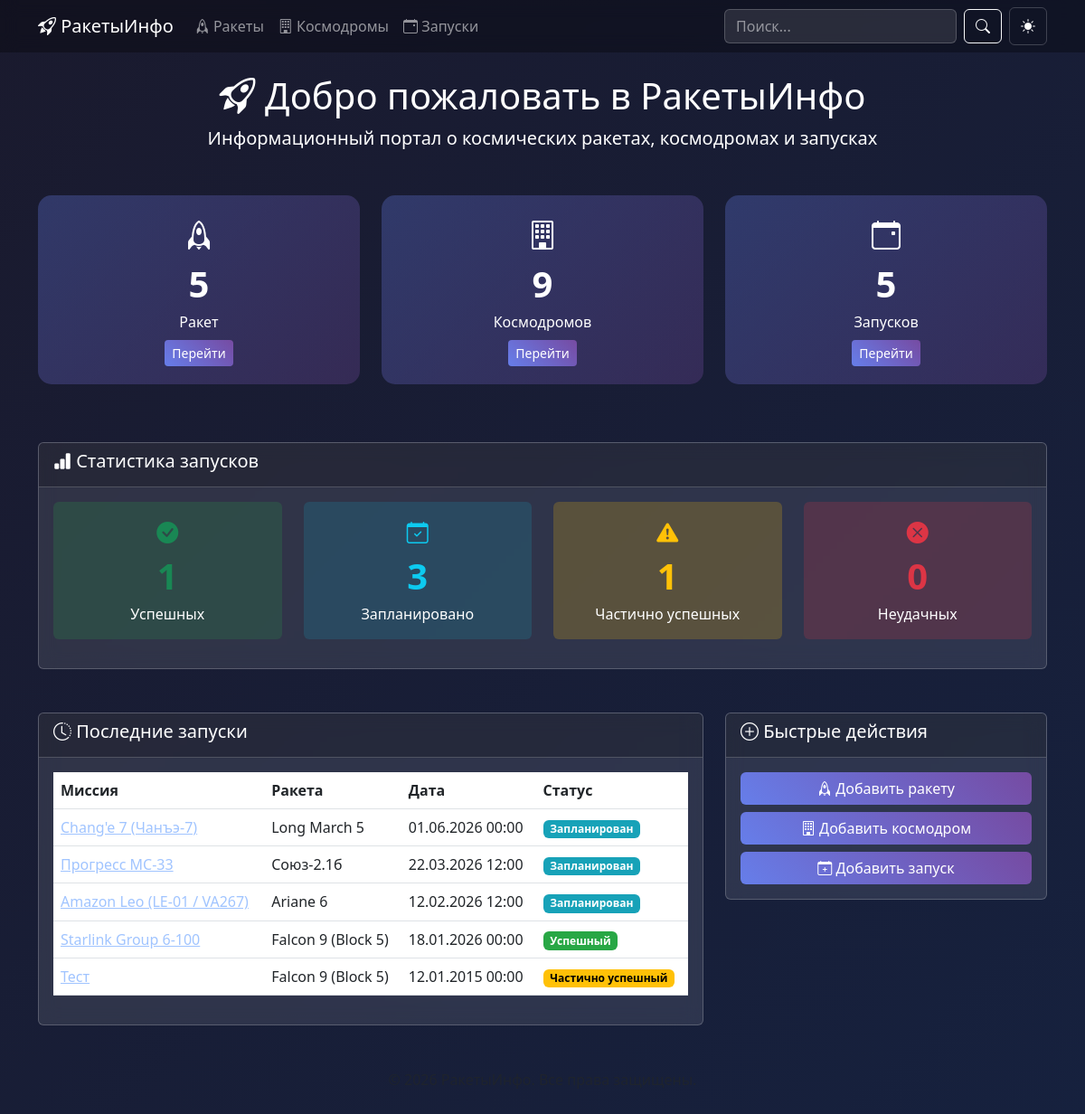
The page / on the database its author committed.
### rockets/models.py (models this page shows, shortened)
class Launch(models.Model):
    STATUS_CHOICES = [
        ('success', 'Успешный'),
        ('failure', 'Неудачный'),
        ('partial', 'Частично успешный'),
        ('planned', 'Запланирован'),
    ]
    mission_name = models.CharField('Название миссии', max_length=300)
    rocket = models.ForeignKey(Rocket, on_delete=models.CASCADE, related_name='launches', verbose_name='Ракета')
    cosmodrome = models.ForeignKey(Cosmodrome, on_delete=models.CASCADE, related_name='launches', verbose_name='Космодром')
    launch_date = models.DateTimeField('Дата и время запуска')
    status = models.CharField('Статус', max_length=20, choices=STATUS_CHOICES, default='planned')
    payload = models.CharField('Полезная нагрузка', max_length=500, blank=True)
    orbit = models.CharField('Орбита', max_length=100, blank=True)
    description = models.TextField('Описание миссии', blank=True)
    created_at = models.DateTimeField('Дата создания', auto_now_add=True)
    class Meta:
        verbose_name = 'Запуск'
        verbose_name_plural = 'Запуски'
        ordering = ['-launch_date']

class Rocket(models.Model):
    ROCKET_TYPES = [
        ('orbital', 'Орбитальная'),
        ('suborbital', 'Суборбитальная'),
        ('heavy', 'Тяжёлая'),
        ('super_heavy', 'Сверхтяжёлая'),
    ]
    STATUS_CHOICES = [
        ('active', 'Активная'),
        ('retired', 'Выведена из эксплуатации'),
        ('development', 'В разработке'),
    ]
    name = models.CharField('Название', max_length=200)
    manufacturer = models.CharField('Производитель', max_length=200)
    country = models.CharField('Страна', max_length=100)
    rocket_type = models.CharField('Тип ракеты', max_length=20, choices=ROCKET_TYPES, default='orbital')
    status = models.CharField('Статус', max_length=20, choices=STATUS_CHOICES, default='active')
    first_flight_year = models.IntegerField('Год первого полёта', null=True, blank=True)
    height = models.DecimalField('Высота (м)', max_digits=6, decimal_places=2, null=True, blank=True)
    diameter = models.DecimalField('Диаметр (м)', max_digits=5, decimal_places=2, null=True, blank=True)
    mass = models.DecimalField('Масса (т)', max_digits=10, decimal_places=2, null=True, blank=True)
    payload_to_leo = models.DecimalField('Полезная нагрузка на НОО (кг)', max_digits=10, decimal_places=2, null=True, blank=True)
    stages = models.IntegerField('Количество ступеней', default=2)
    description = models.TextField('Описание', blank=True)
    class Meta:
        verbose_name = 'Ракета'
        verbose_name_plural = 'Ракеты'
        ordering = ['name']

### rockets/views.py (the view)
# urls.py: path('', views.home, name='home'),
def home(request):
    rockets_count = Rocket.objects.count()
    cosmodromes_count = Cosmodrome.objects.count()
    launches_count = Launch.objects.count()
    recent_launches = Launch.objects.all()[:5]
    success_count = Launch.objects.filter(status='success').count()
    planned_count = Launch.objects.filter(status='planned').count()
    failure_count = Launch.objects.filter(status='failure').count()
    partial_count = Launch.objects.filter(status='partial').count()
    context = {
        'rockets_count': rockets_count,
        'cosmodromes_count': cosmodromes_count,
        'launches_count': launches_count,
        'recent_launches': recent_launches,
        'success_count': success_count,
        'planned_count': planned_count,
        'failure_count': failure_count,
        'partial_count': partial_count,
    }
    return render(request, 'rockets/home.html', context)

### rockets/templates/rockets/home.html (shortened to what this page needs)
{% extends 'rockets/base.html' %}
{% block content %}
<div class="text-center mb-5">
    <h1><i class="bi bi-rocket-takeoff"></i> Добро пожаловать в РакетыИнфо</h1>
    <p class="lead">Информационный портал о космических ракетах, космодромах и запусках</p>
</div>
<div class="row mb-5">
    <div class="col-md-4 mb-3">
        <div class="stat-card">
            <i class="bi bi-rocket" style="font-size: 2rem;"></i>
            <div class="stat-number">{{ rockets_count }}</div>
            <div>Ракет</div>
            <a href="{% url 'rocket_list' %}" class="btn btn-primary btn-sm mt-2">Перейти</a>
        </div>
    </div>
    <div class="col-md-4 mb-3">
        <div class="stat-card">
            <i class="bi bi-building" style="font-size: 2rem;"></i>
            <div class="stat-number">{{ cosmodromes_count }}</div>
            <div>Космодромов</div>
            <a href="{% url 'cosmodrome_list' %}" class="btn btn-primary btn-sm mt-2">Перейти</a>
        </div>
    </div>
    <div class="col-md-4 mb-3">
        <div class="stat-card">
            <i class="bi bi-calendar-event" style="font-size: 2rem;"></i>
            <div class="stat-number">{{ launches_count }}</div>
            <div>Запусков</div>
            <a href="{% url 'launch_list' %}" class="btn btn-primary btn-sm mt-2">Перейти</a>
        </div>
    </div>
</div>
<div class="row mb-5">
    <div class="col-12">
        <div class="card">
            <div class="card-header">
                <h5><i class="bi bi-bar-chart-fill"></i> Статистика запусков</h5>
            </div>
            <div class="card-body">
                <div class="row text-center">
                    <div class="col-md-3 col-6 mb-3">
                        <div class="p-3 rounded" style="background: rgba(40, 167, 69, 0.2);">
                            <i class="bi bi-check-circle-fill text-success" style="font-size: 1.5rem;"></i>
                            <div class="stat-number text-success">{{ success_count }}</div>
                            <div>Успешных</div>
                        </div>
                    </div>
                    <div class="col-md-3 col-6 mb-3">
                        <div class="p-3 rounded" style="background: rgba(23, 162, 184, 0.2);">
                            <i class="bi bi-calendar-check text-info" style="font-size: 1.5rem;"></i>
                            <div class="stat-number text-info">{{ planned_count }}</div>
                            <div>Запланировано</div>
                        </div>
                    </div>
                    <div class="col-md-3 col-6 mb-3">
                        <div class="p-3 rounded" style="background: rgba(255, 193, 7, 0.2);">
                            <i class="bi bi-exclamation-triangle-fill text-warning" style="font-size: 1.5rem;"></i>
                            <div class="stat-number text-warning">{{ partial_count }}</div>
                            <div>Частично успешных</div>
                        </div>
                    </div>
                    <div class="col-md-3 col-6 mb-3">
                        <div class="p-3 rounded" style="background: rgba(220, 53, 69, 0.2);">
                            <i class="bi bi-x-circle-fill text-danger" style="font-size: 1.5rem;"></i>
                            <div class="stat-number text-danger">{{ failure_count }}</div>
                            <div>Неудачных</div>
                        </div>
                    </div>
                </div>
            </div>
        </div>
    </div>
</div>
<div class="row">
    <div class="col-md-8">
        <div class="card">
            <div class="card-header">
                <h5><i class="bi bi-clock-history"></i> Последние запуски</h5>
            </div>
            <div class="card-body">
                {% if recent_launches %}
                    <div class="table-responsive">
                        <table class="table table-hover">
                            <thead>
                                <tr>
                                    <th>Миссия</th>
                                    <th>Ракета</th>
                                    <th>Дата</th>
                                    <th>Статус</th>
                                </tr>
                            </thead>
                            <tbody>
                                {% for launch in recent_launches %}
                                <tr>
                                    <td><a href="{% url 'launch_detail' launch.pk %}">{{ launch.mission_name }}</a></td>
                                    <td>{{ launch.rocket.name }}</td>
                                    <td>{{ launch.launch_date|date:"d.m.Y H:i" }}</td>
                                    <td>
                                        {% if launch.status == 'success' %}
                                            <span class="badge badge-success">Успешный</span>
                                        {% elif launch.status == 'failure' %}
                                            <span class="badge badge-danger">Неудачный</span>
                                        {% elif launch.status == 'partial' %}
                                            <span class="badge badge-warning">Частично успешный</span>
                                        {% else %}
                                            <span class="badge badge-info">Запланирован</span>
                                        {% endif %}
                                    </td>
                                </tr>
                                {% endfor %}
                            </tbody>
                        </table>
                    </div>
                {% else %}
                    <p class="text-muted">Пока нет записей о запусках.</p>
                {% endif %}
            </div>
        </div>
    </div>
    <div class="col-md-4">
        <div class="card">
            <div class="card-header">
                <h5><i class="bi bi-plus-circle"></i> Быстрые действия</h5>
            </div>
            <div class="card-body">
                <div class="d-grid gap-2">
                    <a href="{% url 'rocket_create' %}" class="btn btn-primary">
                        <i class="bi bi-rocket"></i> Добавить ракету
                    </a>
                    <a href="{% url 'cosmodrome_create' %}" class="btn btn-primary">
                        <i class="bi bi-building"></i> Добавить космодром
                    </a>
                    <a href="{% url 'launch_create' %}" class="btn btn-primary">
                        <i class="bi bi-calendar-plus"></i> Добавить запуск
                    </a>
                </div>
            </div>
        </div>
    </div>
</div>
{% endblock %}

### rockets/templates/rockets/base.html (shortened to what this page needs)
<!DOCTYPE html>
<html lang="ru" data-theme="dark">
<head>
    <link href="https://cdn.jsdelivr.net/npm/bootstrap@5.3.0/dist/css/bootstrap.min.css" rel="stylesheet">
    <link href="https://cdn.jsdelivr.net/npm/bootstrap-icons@1.10.0/font/bootstrap-icons.css" rel="stylesheet">
</head>
<body>
    <nav class="navbar navbar-expand-lg navbar-dark">
        <div class="container">
            <a class="navbar-brand" href="{% url 'home' %}">
                <i class="bi bi-rocket-takeoff"></i> РакетыИнфо
            </a>
            <div class="collapse navbar-collapse" id="navbarNav">
                <ul class="navbar-nav me-auto">
                    <li class="nav-item">
                        <a class="nav-link" href="{% url 'rocket_list' %}"><i class="bi bi-rocket"></i> Ракеты</a>
                    </li>
                    <li class="nav-item">
                        <a class="nav-link" href="{% url 'cosmodrome_list' %}"><i class="bi bi-building"></i> Космодромы</a>
                    </li>
                    <li class="nav-item">
                        <a class="nav-link" href="{% url 'launch_list' %}"><i class="bi bi-calendar-event"></i> Запуски</a>
                    </li>
                </ul>
                <form class="d-flex" action="{% url 'search' %}" method="GET">
                    <input class="form-control me-2" type="search" name="query" placeholder="Поиск..." aria-label="Поиск">
                    <button class="btn btn-outline-light" type="submit"><i class="bi bi-search"></i></button>
                </form>
                <button class="theme-toggle" id="themeToggle" title="Сменить тему">
                    <i class="bi bi-sun-fill" id="themeIcon"></i>
                </button>
            </div>
        </div>
    </nav>
    <main class="container py-4">
        {% block content %}{% endblock %}
    </main>
    <footer class="container text-center py-4">
        <p class="text-muted">&copy; 2026 РакетыИнфо. Все права защищены.</p>
    </footer>
</body>
</html>

### rockets/templates/rockets/base.html (style rules this page uses)
:root { --bg-gradient-start: #1a1a2e; --bg-gradient-end: #16213e; --text-color: #fff; --navbar-bg: rgba(0, 0, 0, 0.3); --card-bg: rgba(255, 255, 255, 0.1); --card-border: rgba(255, 255, 255, 0.2); --card-header-bg: rgba(0, 0, 0, 0.2); --table-hover-bg: rgba(255, 255, 255, 0.1); --input-bg: rgba(255, 255, 255, 0.1); --input-border: rgba(255, 255, 255, 0.2); --link-color: #a0c4ff; --link-hover: #fff; --placeholder-color: rgba(255, 255, 255, 0.5); --stat-card-bg: linear-gradient(135deg, rgba(102, 126, 234, 0.3), rgba(118, 75, 162, 0.3)); --footer-color: #6c757d; }
body { background: linear-gradient(135deg, var(--bg-gradient-start) 0%, var(--bg-gradient-end) 100%); min-height: 100vh; color: var(--text-color); transition: background 0.3s ease, color 0.3s ease; }
.navbar { background: var(--navbar-bg) !important; backdrop-filter: blur(10px); transition: background 0.3s ease; }
.card { background: var(--card-bg); backdrop-filter: blur(10px); border: 1px solid var(--card-border); color: var(--text-color); transition: background 0.3s ease, border 0.3s ease; }
.card-header { background: var(--card-header-bg); border-bottom: 1px solid var(--card-border); }
.table { color: var(--text-color); }
.btn-primary { background: linear-gradient(45deg, #667eea, #764ba2); border: none; }
.form-control, .form-select { background: var(--input-bg); border: 1px solid var(--input-border); color: var(--text-color); transition: background 0.3s ease, border 0.3s ease; }
.form-control::placeholder { color: var(--placeholder-color); }
.stat-card { background: var(--stat-card-bg); border-radius: 15px; padding: 20px; text-align: center; transition: background 0.3s ease; }
.stat-number { font-size: 2.5rem; font-weight: bold; }
a { color: var(--link-color); transition: color 0.3s ease; }
.badge-success { background-color: #28a745; }
.badge-warning { background-color: #ffc107; color: #000; }
.badge-info { background-color: #17a2b8; }
.theme-toggle { background: transparent; border: 1px solid var(--card-border); color: var(--text-color); padding: 0.5rem 0.75rem; border-radius: 0.375rem; cursor: pointer; transition: all 0.3s ease; margin-left: 0.5rem; }

### rows shown on the page
Launch: mission_name "Chang'e 7 (Чанъэ-7)", rocket.name "Long March 5", launch_date "01.06.2026 00:00", status "Запланирован"
Launch: mission_name "Прогресс МС-33", rocket.name "Союз-2.1б", launch_date "22.03.2026 12:00", status "Запланирован"
Launch: mission_name "Amazon Leo (LE-01 / VA267)", rocket.name "Ariane 6", launch_date "12.02.2026 12:00", status "Запланирован"
Launch: mission_name "Starlink Group 6-100", rocket.name "Falcon 9 (Block 5)", launch_date "18.01.2026 00:00", status "Успешный"
Launch: mission_name "Тест", rocket.name "Falcon 9 (Block 5)", launch_date "12.01.2015 00:00", status "Частично успешный"

### other values the page prints
{{ rockets_count }} "5"
{{ cosmodromes_count }} "9"
{{ launches_count }} "5"
{{ success_count }} "1"
{{ planned_count }} "3"
{{ partial_count }} "1"
{{ failure_count }} "0"
